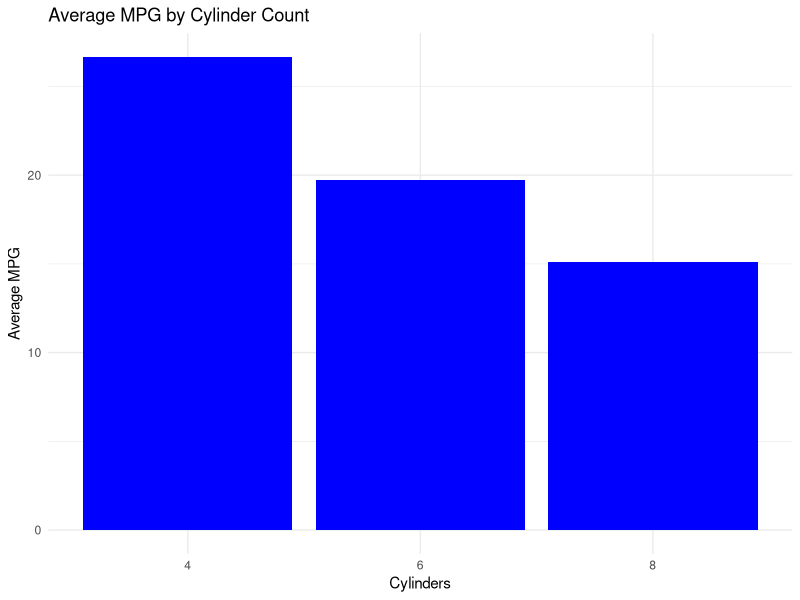

Write R code to recreate this figure.
library(tidyverse)


mtcars_filtered <- mtcars %>% 
  group_by(cyl) %>%
  summarize(avg_mpg = mean(mpg)
            )

ggplot(mtcars_filtered, aes(x = factor(cyl), y = avg_mpg)) +
  geom_col(fill = "blue") +
  labs(
    title = "Average MPG by Cylinder Count",
    x = "Cylinders",
    y = "Average MPG"
  ) +
  theme_minimal()

